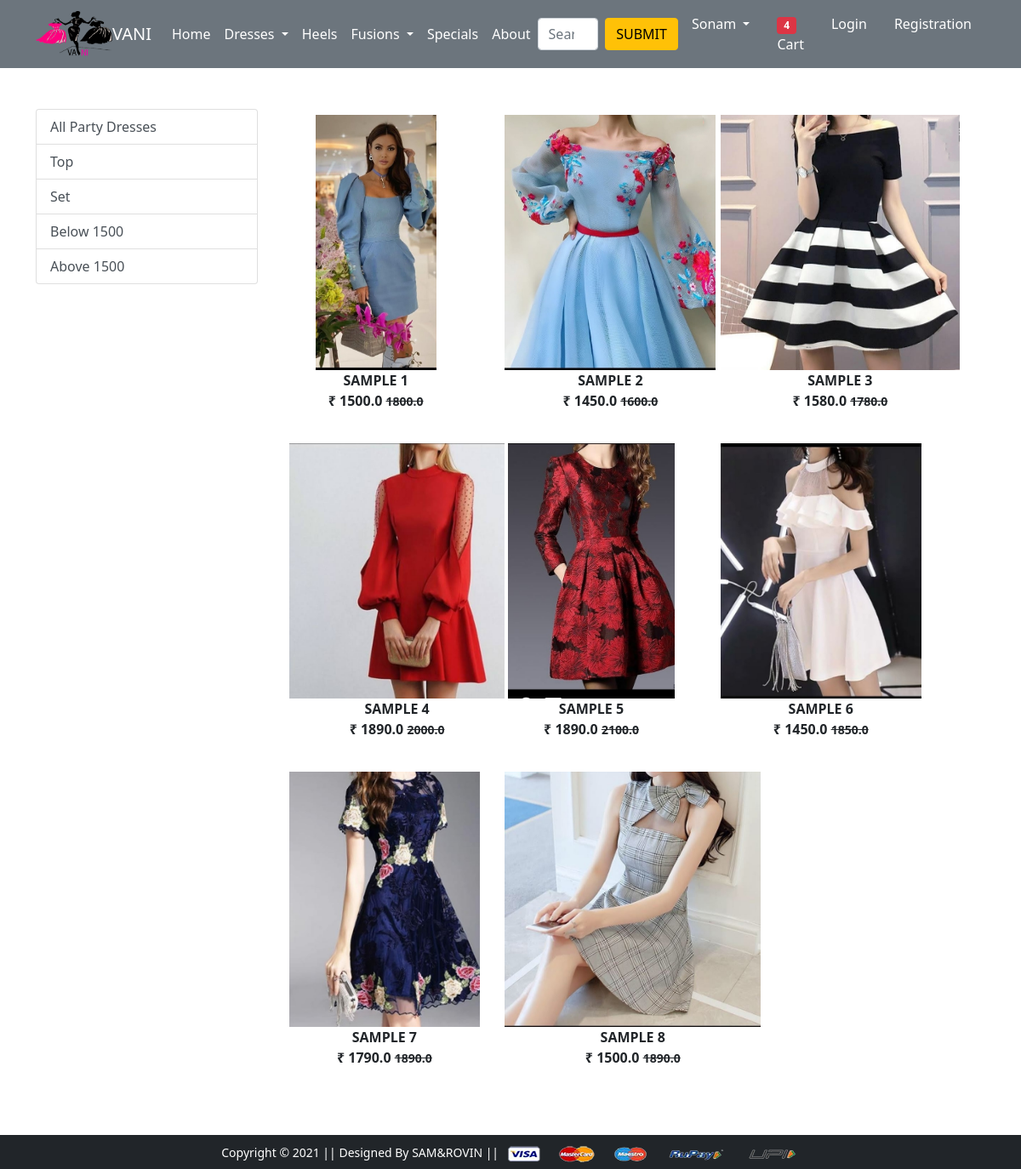
Page /party/ on the committed database.
### app/models.py (models this page shows)
class Product(models.Model):
    title= models.CharField(max_length=100)
    selling_price = models.FloatField()
    discounted_price = models.FloatField()
    description = models.TextField()
    brand = models.CharField(max_length=100)
    category = models.CharField(choices=CATEGORY_CHOICES,max_length=2)
    product_image = models.ImageField(upload_to ='productimg')

### app/views.py (the view)
# urls.py: path('party/', views.partyo, name='partyo'),
def partyo(request, data=None):
  if data == None:
    party = Product.objects.filter(category='P')
  elif data == 'Top' or data == 'Set' :
    party = Product.objects.filter(category='P').filter(brand=data)
  elif data =='below':
    party = Product.objects.filter(category='P').filter(discounted_price__lt=1500)
  elif data == 'above':
    party = Product.objects.filter(category='P').filter(discounted_price__gt=1500)
  return render(request,'app/partyo.html', {'party':party} )

### app/templates/app/partyo.html (shortened to what this page needs)
{% extends 'app/base.html' %} {% load static %}  {% block main-content %}
<div class="container my-5">
  <div class="row">
    <div class="col-sm-3">
      <div class="list-group">
        <a
          href="{% url 'partyo'%}"
          class="list-group-item list-group-item-action"
          aria-current="true"
          >All Party Dresses</a
        >
        <a
          href="{% url 'partyodata' 'Top'%}"
          class="list-group-item list-group-item-action"
          aria-current="true"
          >Top</a
        >
        <a
          href="{% url 'partyodata' 'Set'%}"
          class="list-group-item list-group-item-action"
          >Set</a
        >
        <a
          href="{% url 'partyodata' 'below'%}"
          class="list-group-item list-group-item-action"
          >Below 1500</a
        >
        <a
          href="{% url 'partyodata' 'above'%}"
          class="list-group-item list-group-item-action"
          >Above 1500</a
        >
      </div>
    </div>
    <div class="col-sm-8">
      <div class="row">
        {%for product in party%}
        <div class="col-sm-4 text-center mb-4">
          <a href="{% url 'product-detail' product.id %}" class="btn">
            <div class="item">
              <img src="{{product.product_image.url}}" alt="" height="300" />
              <div class="fw-bold">{{product.title}}</div>
              <div class="fw-bold">
                ₹ {{product.discounted_price}}
                <small class="=fw-light text-decoration-line-through"
                  >{{product.selling_price}}</small
                >
              </div>
            </div>
          </a>
        </div>
        {% endfor %}
      </div>
    </div>
  </div>
</div>
{% endblock main-content %}

### rows in the picture
Product: product_image (picture), title "SAMPLE 1", discounted_price "1500.0", selling_price "1800.0"
Product: product_image (picture), title "SAMPLE 2", discounted_price "1450.0", selling_price "1600.0"
Product: product_image (picture), title "SAMPLE 3", discounted_price "1580.0", selling_price "1780.0"
Product: product_image (picture), title "SAMPLE 4", discounted_price "1890.0", selling_price "2000.0"
Product: product_image (picture), title "SAMPLE 5", discounted_price "1890.0", selling_price "2100.0"
Product: product_image (picture), title "SAMPLE 6", discounted_price "1450.0", selling_price "1850.0"
Product: product_image (picture), title "SAMPLE 7", discounted_price "1790.0", selling_price "1890.0"
Product: product_image (picture), title "SAMPLE 8", discounted_price "1500.0", selling_price "1890.0"
